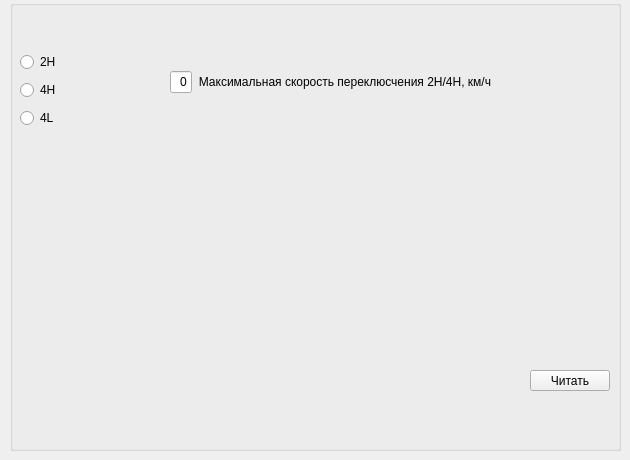
    <widget class="QWidget" name="tabDrive">
     <attribute name="title">
      <string>Селектор</string>
     </attribute>
     <widget class="QGroupBox" name="groupBoxDrive">
      <property name="geometry">
       <rect>
        <x>10</x>
        <y>0</y>
        <width>611</width>
        <height>451</height>
       </rect>
      </property>
      <property name="styleSheet">
       <string notr="true">background-color green;</string>
      </property>
      <property name="title">
       <string/>
      </property>
      <widget class="QPushButton" name="ButtonReadDeive">
       <property name="geometry">
        <rect>
         <x>520</x>
         <y>370</y>
         <width>80</width>
         <height>21</height>
        </rect>
       </property>
       <property name="text">
        <string>Читать</string>
       </property>
      </widget>
      <widget class="QWidget" name="layoutWidget_3">
       <property name="geometry">
        <rect>
         <x>10</x>
         <y>50</y>
         <width>101</width>
         <height>81</height>
        </rect>
       </property>
       <layout class="QGridLayout" name="gridLayout_2">
        <item row="2" column="0">
         <widget class="QRadioButton" name="Drive_4L">
          <property name="text">
           <string>4L</string>
          </property>
         </widget>
        </item>
        <item row="0" column="0">
         <widget class="QRadioButton" name="Drive_2H">
          <property name="text">
           <string>2H</string>
          </property>
         </widget>
        </item>
        <item row="1" column="0">
         <widget class="QRadioButton" name="Drive_4H">
          <property name="text">
           <string>4H</string>
          </property>
         </widget>
        </item>
       </layout>
      </widget>
      <widget class="QWidget" name="layoutWidget">
       <property name="geometry">
        <rect>
         <x>160</x>
         <y>50</y>
         <width>321</width>
         <height>43</height>
        </rect>
       </property>
       <layout class="QGridLayout" name="gridLayout_8">
        <item row="0" column="0">
         <widget class="QLabel" name="label_53">
          <property name="text">
           <string/>
          </property>
         </widget>
        </item>
        <item row="0" column="1">
         <widget class="QLabel" name="label_54">
          <property name="text">
           <string/>
          </property>
         </widget>
        </item>
        <item row="1" column="1">
         <widget class="QLabel" name="label_52">
          <property name="text">
           <string>Максимальная скорость переклюсчения 2H/4H, км/ч</string>
          </property>
          <property name="alignment">
           <set>Qt::AlignRight|Qt::AlignTrailing|Qt::AlignVCenter</set>
          </property>
         </widget>
        </item>
        <item row="1" column="0">
         <widget class="QLineEdit" name="Deive_MaxSpeed">
          <property name="text">
           <string>0</string>
          </property>
          <property name="alignment">
           <set>Qt::AlignRight|Qt::AlignTrailing|Qt::AlignVCenter</set>
          </property>
         </widget>
        </item>
       </layout>
      </widget>
     </widget>
    </widget>
